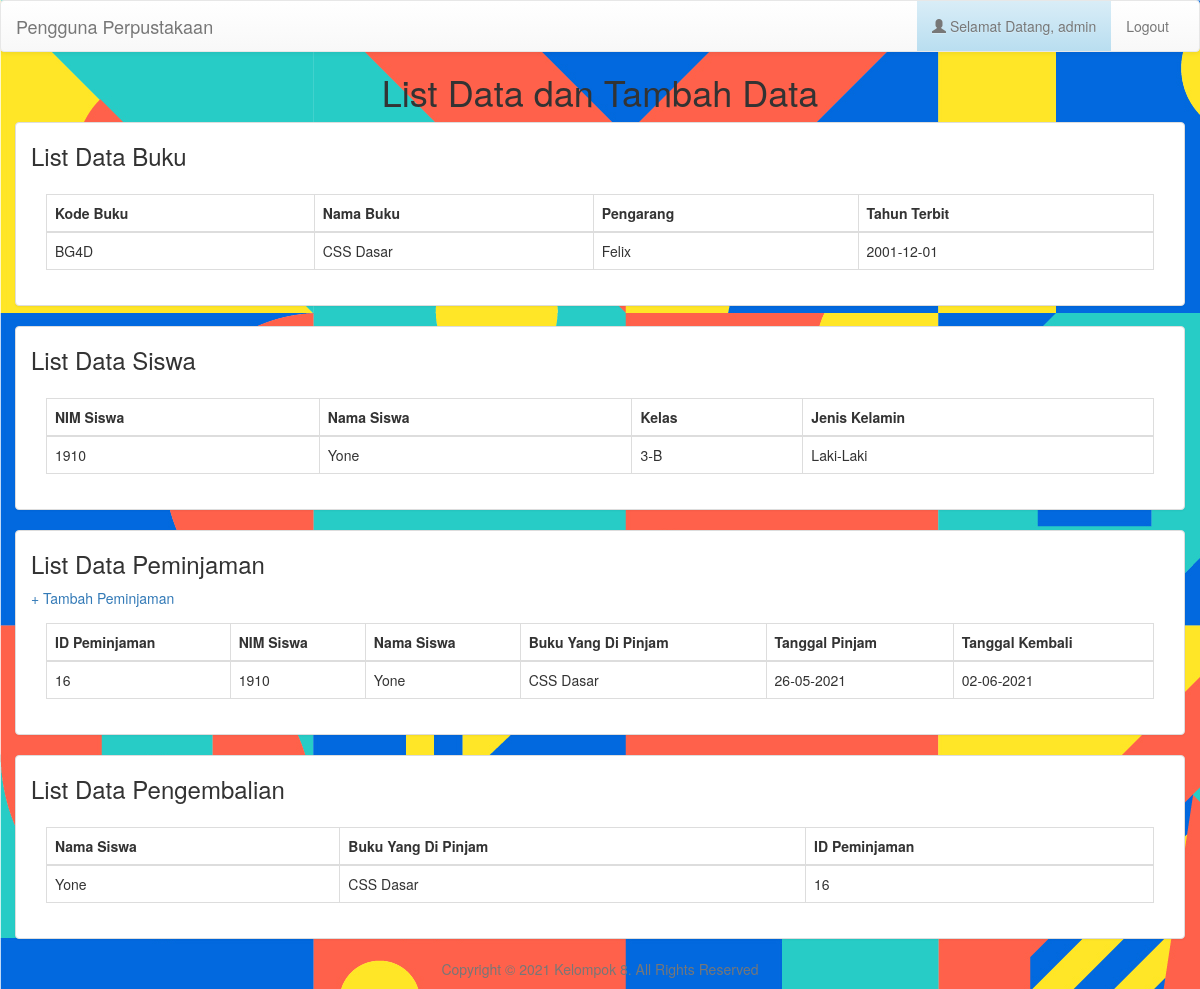
The page /pengguna/index.php (signed in) on the database its author committed.
### tables this page shows
CREATE TABLE `perpus` (
  `kodebuku` varchar(5) NOT NULL,
  `namabuku` varchar(255) NOT NULL,
  `pengarang` varchar(255) NOT NULL,
  `tahunterbit` date NOT NULL
);

CREATE TABLE `siswa` (
  `nim` int(11) NOT NULL,
  `namasiswa` varchar(255) NOT NULL,
  `kelas` varchar(255) NOT NULL,
  `jk` varchar(20) NOT NULL
);

CREATE TABLE `transaksi` (
  `id` int(11) NOT NULL,
  `nim` int(11) NOT NULL,
  `namasiswa` varchar(255) NOT NULL,
  `buku` varchar(255) NOT NULL,
  `tglpinjam` varchar(20) NOT NULL,
  `tglkembali` varchar(20) NOT NULL
);

CREATE TABLE `pengembalian` (
  `idp` int(11) NOT NULL,
  `namasiswa` varchar(40) NOT NULL,
  `buku` varchar(40) NOT NULL,
  `id` int(11) NOT NULL
);

### pengguna/index.php (the view, shortened to what this page needs)
<!DOCTYPE html>
<html lang="en">
<head>
    <link rel="stylesheet" href="https://stackpath.bootstrapcdn.com/bootstrap/3.4.1/css/bootstrap.min.css">
    <link rel="stylesheet" href="https://stackpath.bootstrapcdn.com/bootstrap/3.4.1/css/bootstrap-theme.min.css">
</head>
<body>
    <div>
        <nav class="navbar navbar-default">
        <div class="container-fluid">
            <div class="navbar-header">
            <a class="navbar-brand" href="#">Pengguna Perpustakaan</a>
            </div>
            <div class="collapse navbar-collapse" id="bs-example-navbar-collapse-1">
            <ul class="nav navbar-nav navbar-right">
                <li><a class="alert-info" href="#"><span class="glyphicon glyphicon-user"></span> Selamat Datang, <?php echo $_SESSION["username"] ?></a></li>
                <li><a href="../logout.php">Logout</a></li>
            </ul>
            </div>
        </div>
        </nav>
    </div>
    <h1 class="text-center">List Data dan Tambah Data</h1>
    <div class="container panel panel-default">
        <h3>List Data Buku</h3>
        <div class="panel-body">
        <table class="table table-bordered">
            <thead>
                <th>Kode Buku</th>
                <th>Nama Buku</th>
                <th>Pengarang</th>
                <th>Tahun Terbit</th>
            </thead>
                <tbody>
                <?php
                include '../koneksi.php';
                $data=mysqli_query($koneksi, "SELECT * FROM perpus ") or die(mysqli_error($koneksi));
                foreach($data as $baris){ ?>
                <tr>
                    <td><?php echo $baris['kodebuku']?></td>
                    <td><?php echo $baris['namabuku']?></td>
                    <td><?php echo $baris['pengarang']?></td>
                    <td><?php echo $baris['tahunterbit']?></td>
                </tr>
                <?php }  ?>
                </tbody>
        </table>
        </div>
    </div>
    <div class="container panel panel-default">
        <h3>List Data Siswa</h3>
        <div class="panel-body">
        <table class="table table-bordered">
            <thead>
                <th>NIM Siswa</th>
                <th>Nama Siswa</th>
                <th>Kelas</th>
                <th>Jenis Kelamin</th>
                </thead>
                <tbody>
                <?php
                include '../koneksi.php';
                $data=mysqli_query($koneksi, "SELECT * FROM siswa ") or die(mysqli_error($koneksi));
                foreach($data as $baris){ ?>
                <tr>
                    <td><?php echo $baris['nim']?></td>
                    <td><?php echo $baris['namasiswa']?></td>
                    <td><?php echo $baris['kelas']?></td>
                    <td><?php echo $baris['jk']?></td>
                </tr>
                <?php }  ?>
                </tbody>
        </table>
        </div>
    </div>
    <div class="container panel panel-default">
        <h3>List Data Peminjaman</h3><a target="_blank" href="tambahtransaksi.php"> + Tambah Peminjaman</a>
        <div class="panel-body">
        <table class="table table-bordered">
            <thead>
                <th>ID Peminjaman</th>
                <th>NIM Siswa</th>
                <th>Nama Siswa</th>
                <th>Buku Yang Di Pinjam</th>
                <th>Tanggal Pinjam</th>
                <th>Tanggal Kembali</th>
                </thead>
                <tbody>
                <?php
                include '../koneksi.php';
                $data=mysqli_query($koneksi, "SELECT * FROM transaksi ") or die(mysqli_error($koneksi));
                foreach($data as $baris){ ?>
                <tr>
                    <td><?php echo $baris['id']?></td>
                    <td><?php echo $baris['nim']?></td>
                    <td><?php echo $baris['namasiswa']?></td>
                    <td><?php echo $baris['buku']?></td>
                    <td><?php echo $baris['tglpinjam']?></td>
                    <td><?php echo $baris['tglkembali']?></td>
                </tr>
                <?php }  ?>
                </tbody>
        </table>
        </div>
    </div>
    <div class="container panel panel-default">
        <h3>List Data Pengembalian</h3>
        <div class="panel-body">
        <table class="table table-bordered">
            <thead>
                <th>Nama Siswa</th>
                <th>Buku Yang Di Pinjam</th>
                <th>ID Peminjaman</th>
                </thead>
                <tbody>
                <?php
                include '../koneksi.php';
                $data=mysqli_query($koneksi, "SELECT * FROM pengembalian ") or die(mysqli_error($koneksi));
                foreach($data as $baris){ ?>
                <tr>
                    <td><?php echo $baris['namasiswa']?></td>
                    <td><?php echo $baris['buku']?></td>
                    <td><?php echo $baris['id']?></td>
                </tr>
                <?php }  ?>
                </tbody>
        </table>
        </div>
    </div>
    <footer>
      <div class="container">
        <p class="text-muted text-center">Copyright © 2021 Kelompok 8. All Rights Reserved</p>
      </div>
    </footer>
</body>
</html>

### pengguna/index.php (style rules this page uses)
body { background-image: url("../assets/1.jpg"); }

### rows shown on the page
perpus: kodebuku "BG4D", namabuku "CSS Dasar", pengarang "Felix", tahunterbit "2001-12-01"
siswa: nim "1910", namasiswa "Yone", kelas "3-B", jk "Laki-Laki"
transaksi: id "16", nim "1910", namasiswa "Yone", buku "CSS Dasar", tglpinjam "26-05-2021", tglkembali "02-06-2021"
pengembalian: namasiswa "Yone", buku "CSS Dasar", id "16"

### other values the page prints
$_SESSION["username"] "admin"
